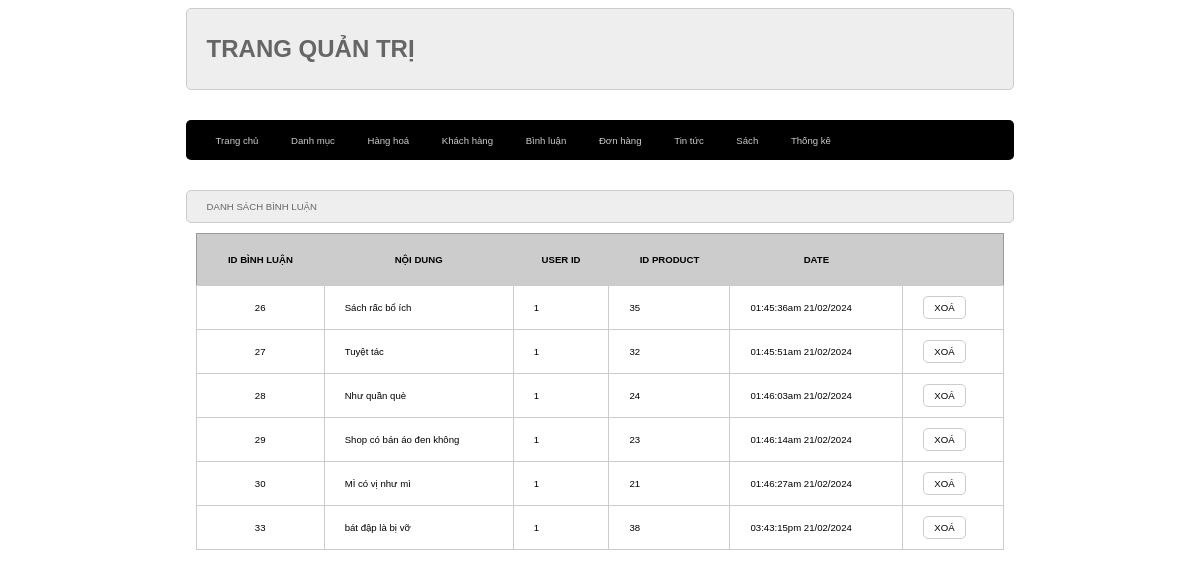
The page /admin/index.php?act=dsbl (signed in) on the database its author committed.
### tables this page shows
CREATE TABLE `binhluan` (
  `id_binhluan` int(10) NOT NULL,
  `noidung` varchar(255) NOT NULL,
  `id_sanpham` int(10) NOT NULL,
  `id_taikhoan` int(10) NOT NULL,
  `ngaybinhluan` varchar(50) NOT NULL
);

### model/pdo.php (called while the page is built, shortened)
<?php
function pdo_get_connection(){
    $dburl = "mysql:host=localhost;dbname=duantest;charset=utf8";
    $username = 'root';
    $password = '';
    $conn = new PDO($dburl, $username, $password);
    $conn->setAttribute(PDO::ATTR_ERRMODE, PDO::ERRMODE_EXCEPTION);
    return $conn;
}
function pdo_query($sql){
    $sql_args = array_slice(func_get_args(), 1);
    try{
        $conn = pdo_get_connection();
        $stmt = $conn->prepare($sql);
        $stmt->execute($sql_args);
        $rows = $stmt->fetchAll();
        return $rows;
    }
    catch(PDOException $e){
        throw $e;
    }
    finally{
        unset($conn);
    }
}

### model/binhluan.php (called while the page is built, shortened)
<?php
    function load_list_binhluan(){
        $sql = "SELECT * FROM binhluan";
        $listbl = pdo_query($sql);
        return $listbl;
    }
?>

### admin/binhluan/list_bl.php (the view, shortened to what this page needs)
<div class="row">
    <div class="row formtitle">
        DANH SÁCH BÌNH LUẬN
    </div>
    <div class="row formcontent">
        <div class="row margin_bottom formdsloai">
            <table>
                <tr>
                    <th>ID BÌNH LUẬN</th>
                    <th>NỘI DUNG</th>
                    <th>USER ID</th>
                    <th>ID PRODUCT</th>
                    <th>DATE</th>
                    <th></th>
                </tr>
                <?php foreach ($listbinhluan as $checklistbinhluan ) {
                    extract($checklistbinhluan);
                    $delete_bl = "index.php?act=delete_bl&id_binhluan=".$id_binhluan;
                    echo '<tr>
                            <td style="text-align: center;">'.$id_binhluan.'</td>
                            <td>'.$noidung.'</td>
                            <td>'.$id_taikhoan.'</td>
                            <td>'.$id_sanpham.'</td>
                            <td>'.$ngaybinhluan.'</td>
                            <td>
                                <a href="'.$delete_bl.'">
                                    <input type="button" value="XOÁ">
                                </a>
                            </td>
                        </tr>';
                }?>
            </table>
        </div>
    </div>
</div>

### view/css/style.css (style rules this page uses)
* { box-sizing: border-box; font-family: sans-serif; font-size: 0.8vw; }
.row { float: left; width: 100%; }
.margin_bottom { margin-bottom: 30px; }
.formTaiKhoan input[type="submit"], .formTaiKhoan input[type="reset"], .formcontent input[type="submit"], .formcontent input[type="reset"], .formcontent input[type="button"] { border-radius: 5px; padding: 5px 10px; background-color: white; border: 1px #CCC solid; }
.formtitle { background-color: #EEE; border: 1px #CCC solid; color: #666; border-radius: 5px; padding: 10px 20px; }
.formcontent { padding: 10px; }
.formdsloai table { width: 100%; border-collapse: collapse; border: 1px #999 solid; }
.formdsloai table th { background-color: #CCC; padding: 20px; }
.formdsloai table td { padding: 10px 20px; border: 1px #CCC solid; }

### rows shown on the page
binhluan: id_binhluan "26", noidung "Sách rấc bổ ích", id_taikhoan "1", id_sanpham "35", ngaybinhluan "01:45:36am 21/02/2024"
binhluan: id_binhluan "27", noidung "Tuyệt tác", id_taikhoan "1", id_sanpham "32", ngaybinhluan "01:45:51am 21/02/2024"
binhluan: id_binhluan "28", noidung "Như quần què", id_taikhoan "1", id_sanpham "24", ngaybinhluan "01:46:03am 21/02/2024"
binhluan: id_binhluan "29", noidung "Shop có bán áo đen không", id_taikhoan "1", id_sanpham "23", ngaybinhluan "01:46:14am 21/02/2024"
binhluan: id_binhluan "30", noidung "MÌ có vị như mì", id_taikhoan "1", id_sanpham "21", ngaybinhluan "01:46:27am 21/02/2024"
binhluan: id_binhluan "33", noidung "bát đập là bị vỡ", id_taikhoan "1", id_sanpham "38", ngaybinhluan "03:43:15pm 21/02/2024"
